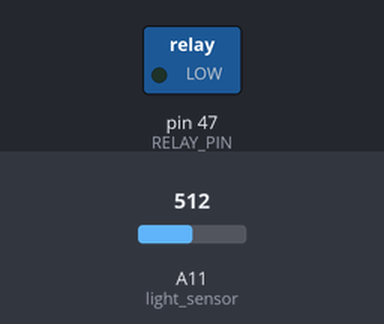
Recording of a sketch running on a simulated Arduino Mega 2560, built with avr-gcc and run on an emulated ATmega2560. Parts: switched loads named in the sketch (green lamp = pin HIGH). The inputs (shaded band) are chosen by the test bench; at power-on: A11 (light_sensor) = 512.

Above: at 1.2 s.
1.3 s: A11 (light_sensor) set to 347
2.8 s: A11 (light_sensor) set to 320
At 4.0 s:
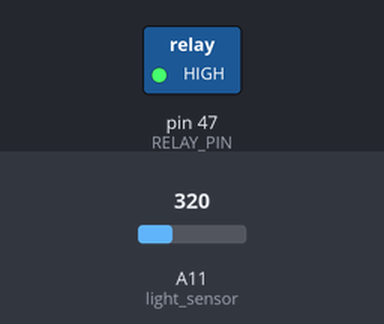
4.3 s: A11 (light_sensor) set to 511
At 5.3 s:
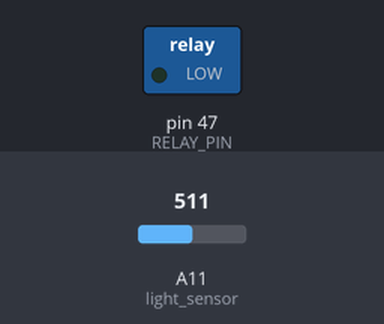
5.8 s: A11 (light_sensor) set to 306
At 6.4 s:
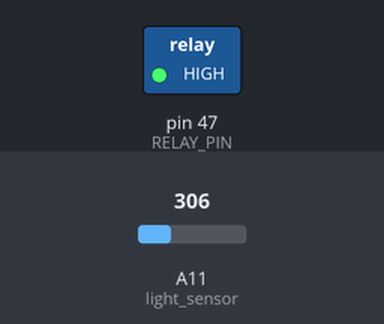
Timing chart, 0 to 8.3 s (numbered marks = the images above; inputs shaded):
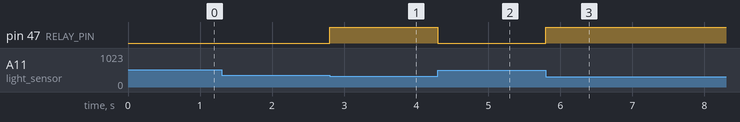

The sketch:

Relay_with_light.ino
```cpp
#define RELAY_PIN 47
#define light_sensor A11


void setup() {
  Serial.begin(115200);
  pinMode(RELAY_PIN, OUTPUT);

}

void loop() {
 int raw_light = analogRead(light_sensor);
 int light = map(raw_light, 0, 1023, 0, 100);

 if(light < 33){
  digitalWrite(RELAY_PIN, HIGH); // turn on
 } else{
  digitalWrite(RELAY_PIN, LOW);
 }

}
```

Measured:
- the behaviour switches between 338 and 337 on A11 (light_sensor) (found by bisection; images 0 and 1)
- after the input at 1.3 s, every drawn part: stays the same
- after the input at 2.8 s, pin 47 (RELAY_PIN): LOW → HIGH at once
- after the input at 4.3 s, pin 47 (RELAY_PIN): HIGH → LOW at once
- after the input at 5.8 s, pin 47 (RELAY_PIN): LOW → HIGH at once
